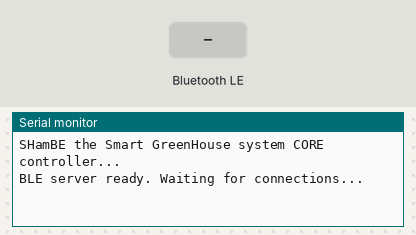
Recording of a program running on a simulated ESP32. Parts: the last lines printed to the serial monitor. Inputs (shaded band) come from the test bench. Nothing arrives over Bluetooth unless stated; a phone connects over Bluetooth LE 3 s after start.

Above: at 1.2 s.
1.3 s: Bluetooth LE write "GET_STATUS" received
At 2.7 s:
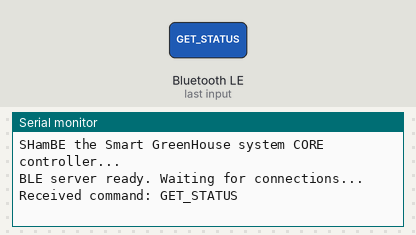
4.3 s: Bluetooth LE write "SET_VALVE:" received
At 5.1 s:
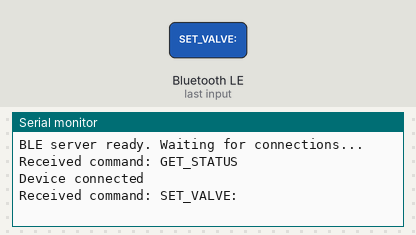
5.8 s: Bluetooth LE write "5" received
At 6.2 s:
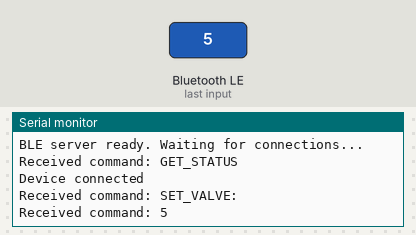

The program:

main.cpp
```cpp
#include <Arduino.h>

#include "BleInterface/BleInterface.h"

void setup() {
    Serial.begin(115200);
    Serial.println("SHamBE the Smart GreenHouse system CORE controller...");

    setupBLE();
}

void loop() {

}
```

RelayController.cpp
```cpp
#include "RelayController.h"
#include <Arduino.h>

RelayController::RelayController(short port, bool activeLow)
    : portNumber(port), activeLow(activeLow) {
    pinMode(portNumber, OUTPUT);
    this->SwitchOff();
}

void RelayController::SwitchOn(short duration) {
    // Code to open the valve
    if (activeLow) {
        digitalWrite(portNumber, LOW);
    } else {
        digitalWrite(portNumber, HIGH);
    }
    if (duration > 0) {
        // Code to handle timed opening
    }
}

void RelayController::SwitchOff() {
    digitalWrite(portNumber, !activeLow);
}
```

RelayController.h
```cpp
#ifndef RELAYCONTROLLER_H
#define RELAYCONTROLLER_H

class RelayController
{
    short portNumber; // Add port number
    bool activeLow; // Add active low/high flag
public:
    RelayController(short port, bool activeLow); // Update constructor
    void SwitchOn( short duration = -1); // Update method signature
    void SwitchOff();

};

#endif // RELAYCONTROLLER_H
```

BleInterface.cpp
```cpp
#include <BLEDevice.h>
#include <BLEServer.h>
#include <BLEUtils.h>
#include <BLE2902.h>

#include "BleInterface.h"

// Define UUIDs for the service and characteristics
#define SERVICE_UUID        "4fafc201-1fb5-459e-8fcc-c5c9c331914b"
#define COMMAND_CHAR_UUID   "beb5483e-36e1-4688-b7f5-ea07361b26a8"
#define RESPONSE_CHAR_UUID  "beb5483e-36e1-4688-b7f5-ea07361b26a9"

BLEServer* pServer = nullptr;
BLECharacteristic* pCommandCharacteristic = nullptr;
BLECharacteristic* pResponseCharacteristic = nullptr;
bool deviceConnected = false;

// Callback class for handling connection events
class ServerCallbacks: public BLEServerCallbacks {
    void onConnect(BLEServer* pServer) {
        deviceConnected = true;
        Serial.println("Device connected");
    }

    void onDisconnect(BLEServer* pServer) {
        deviceConnected = false;
        Serial.println("Device disconnected");
        // Restart advertising to allow new connections
        pServer->startAdvertising();
    }
};

// Callback class for handling command characteristic events
class CommandCallbacks: public BLECharacteristicCallbacks {
    void onWrite(BLECharacteristic *pCharacteristic) {
        std::string value = pCharacteristic->getValue();
        if (value.length() > 0) {
            Serial.print("Received command: ");
            Serial.println(value.c_str());

            // Process the command and prepare response
            String response = processCommand(value.c_str());

            // Send response back to the client
            pResponseCharacteristic->setValue(response.c_str());
            pResponseCharacteristic->notify();
        }
    }
};

// Function to process commands
String processCommand(const char* command) {
    String cmd = String(command);
    String response = "ERROR: Unknown command";

    // Command format: CMD:PARAM1:PARAM2...
    if (cmd.startsWith("GET_STATUS")) {
        response = "OK:SYSTEM_RUNNING";
    }
    else if (cmd.startsWith("SET_VALVE:")) {
        // Example: SET_VALVE:1:ON
        int valve = cmd.substring(10, cmd.lastIndexOf(":")).toInt();
        String state = cmd.substring(cmd.lastIndexOf(":") + 1);
        // Add your valve control logic here
        response = "OK:VALVE_" + String(valve) + "_" + state;
    }
    // Add more commands as needed

    return response;
}

void setupBLE() {
    // Initialize BLE
    BLEDevice::init("ShamBE Controller");

    // Create the BLE Server
    pServer = BLEDevice::createServer();
    pServer->setCallbacks(new ServerCallbacks());

    // Create the BLE Service
    BLEService *pService = pServer->createService(SERVICE_UUID);

    // Create BLE Characteristics
    pCommandCharacteristic = pService->createCharacteristic(
        COMMAND_CHAR_UUID,
        BLECharacteristic::PROPERTY_WRITE
    );

    pResponseCharacteristic = pService->createCharacteristic(
        RESPONSE_CHAR_UUID,
        BLECharacteristic::PROPERTY_READ | BLECharacteristic::PROPERTY_NOTIFY
    );

    // Add descriptors
    pResponseCharacteristic->addDescriptor(new BLE2902());

    // Set callbacks for command characteristic
    pCommandCharacteristic->setCallbacks(new CommandCallbacks());

    // Start the service
    pService->start();

    // Start advertising
    BLEAdvertising *pAdvertising = BLEDevice::getAdvertising();
    pAdvertising->addServiceUUID(SERVICE_UUID);
    pAdvertising->setScanResponse(true);
    pAdvertising->setMinPreferred(0x06);  // functions that help with iPhone connections issue
    pAdvertising->setMinPreferred(0x12);
    BLEDevice::startAdvertising();

    Serial.println("BLE server ready. Waiting for connections...");
}

void handleBLE() {
    // Handle BLE tasks in the main loop if needed
    if (deviceConnected) {
        // Add any periodic tasks here
        delay(10);
    }
}
```

BleInterface.h
```cpp
#pragma once

#include <Arduino.h>

void setupBLE();
void handleBLE();
String processCommand(const char* command);
```

Measured:
- after the input at 1.3 s, the serial monitor: prints a new line at once (image 1)
- after the input at 4.3 s, the serial monitor: prints a new line at once (image 2)
- after the input at 5.8 s, the serial monitor: prints a new line at once (image 3)
